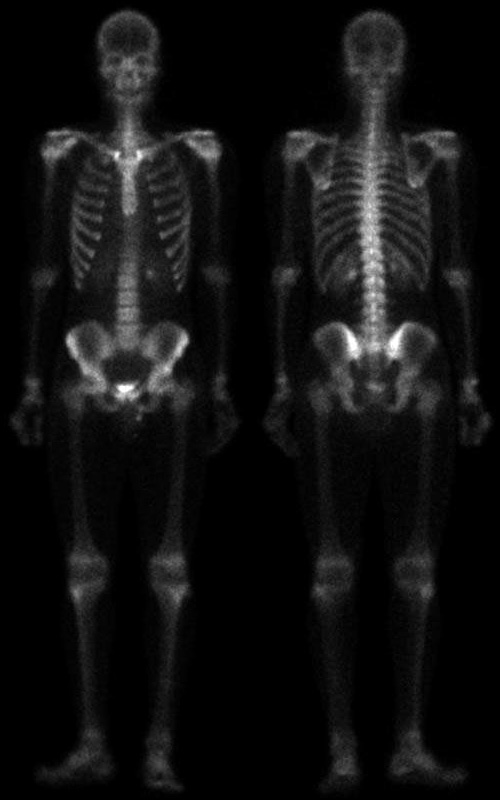
#> input picture Images/skeleton.tif, 500 x 800 px
$ python main.py   (older library calls are emulated)
#> lines starting #> are read from the running program, lines starting #| are printed output that depends on the picture
import cv2
import matplotlib.pyplot as plt
import numpy as np

image = cv2.imread('../Images/skeleton.tif', cv2.IMREAD_GRAYSCALE)
#> image is the input picture: shape (800, 500); min 0, max 255, mean 17.2
laplacian_kernel = np.array([[0, 1, 0], [1, -4, 1], [0, 1, 0]])
laplacian_result = cv2.filter2D(image, -1, laplacian_kernel)
sharpened = cv2.add(image, laplacian_result)
sobelx = cv2.Sobel(image, cv2.CV_64F, 1, 0, ksize=3)
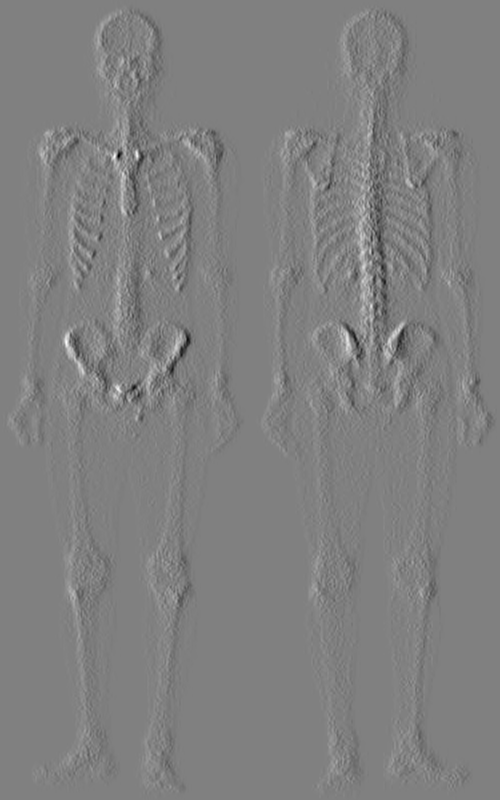
#> sobelx: shape (800, 500) float64; min -393, max 388, mean 0; drawn with min black and max white
sobely = cv2.Sobel(image, cv2.CV_64F, 0, 1, ksize=3)
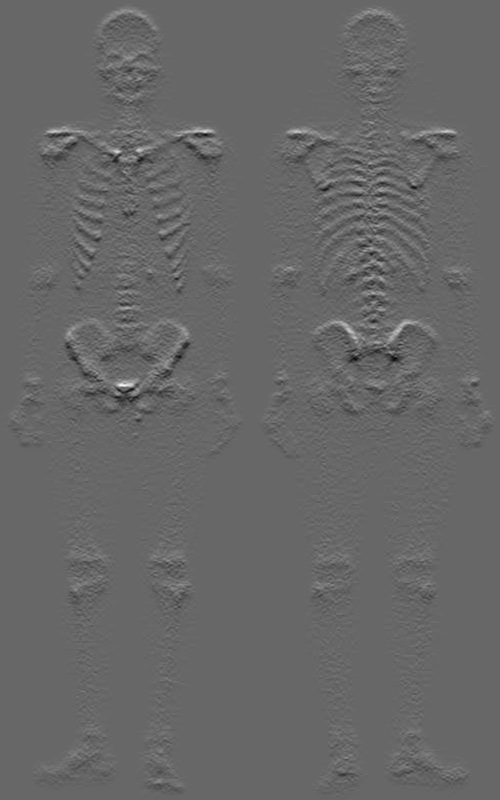
#> sobely: shape (800, 500) float64; min -316, max 459, mean 0; drawn with min black and max white
sobel_result = np.sqrt(sobelx**2 + sobely**2).astype(np.uint8)
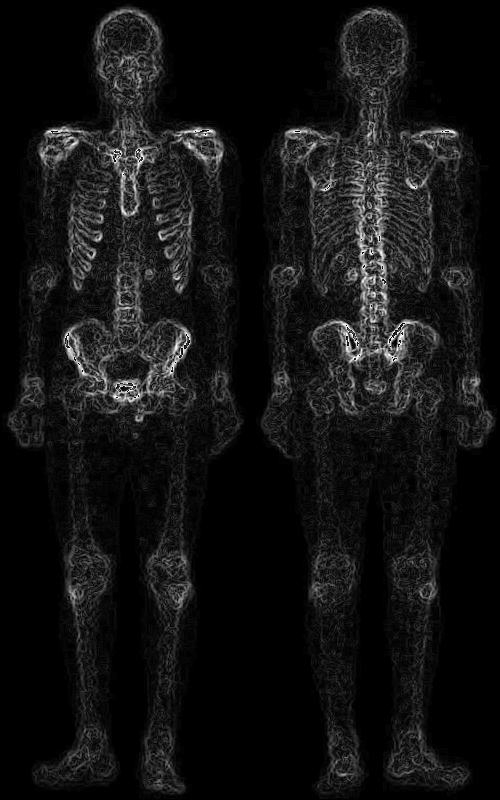
#> sobel_result: shape (800, 500); min 0, max 255, mean 19.1
sobel_avg = cv2.blur(sobel_result, (5, 5))
sub = cv2.subtract(sharpened, sobel_avg)
sharpened_2 = cv2.add(image, sub)
gamma = 4.0
last_result = cv2.pow(sharpened_2 / 255., gamma) * 255
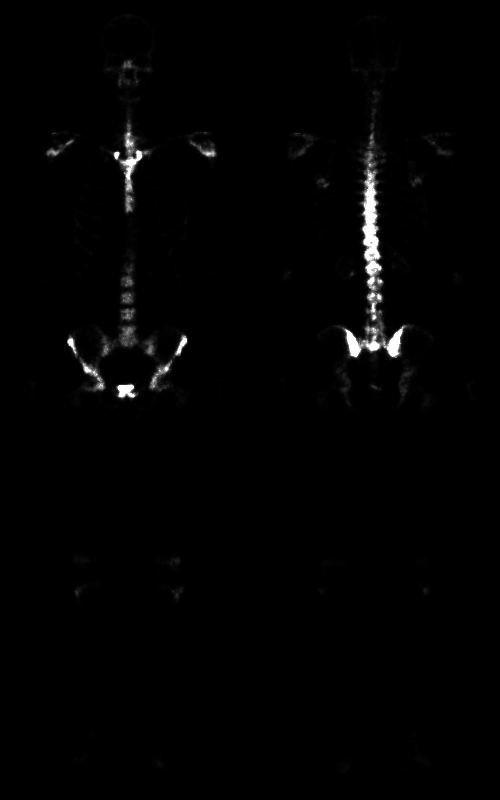
#> last_result: shape (800, 500) float64; min 0, max 255, mean 3
last_result = np.clip(sharpened_2, 0, 255).astype(np.uint8)
r1 = cv2.hconcat([image, laplacian_result,  sobel_avg, sub])
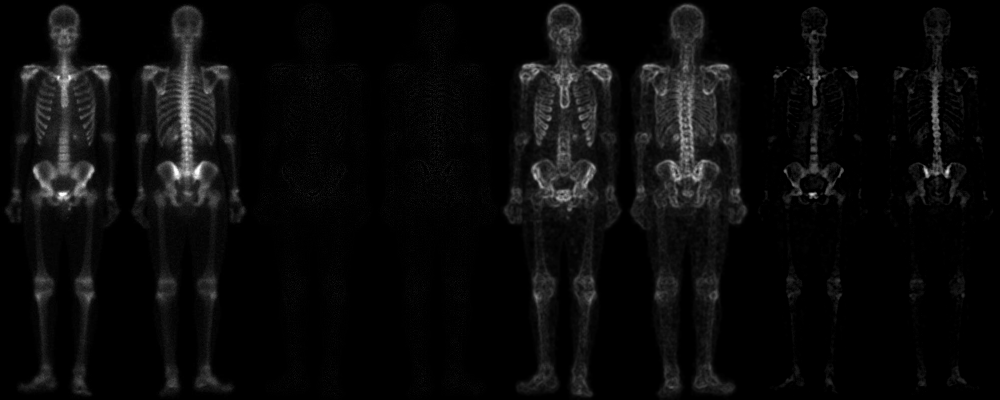
#> r1: shape (800, 2000) (shown at 1/2 size); min 0, max 255, mean 10.4
r2 = cv2.hconcat([sharpened, sobel_result, sharpened_2, last_result])
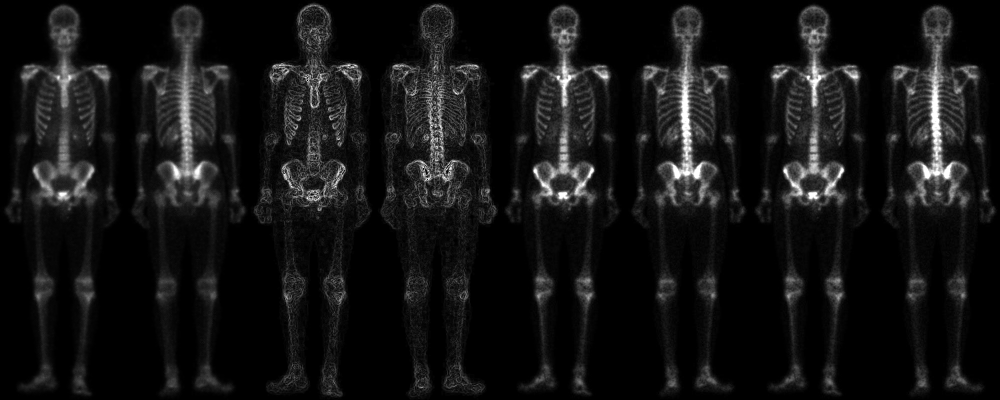
#> r2: shape (800, 2000) (shown at 1/2 size); min 0, max 255, mean 19.7
result = cv2.vconcat([r1,r2])
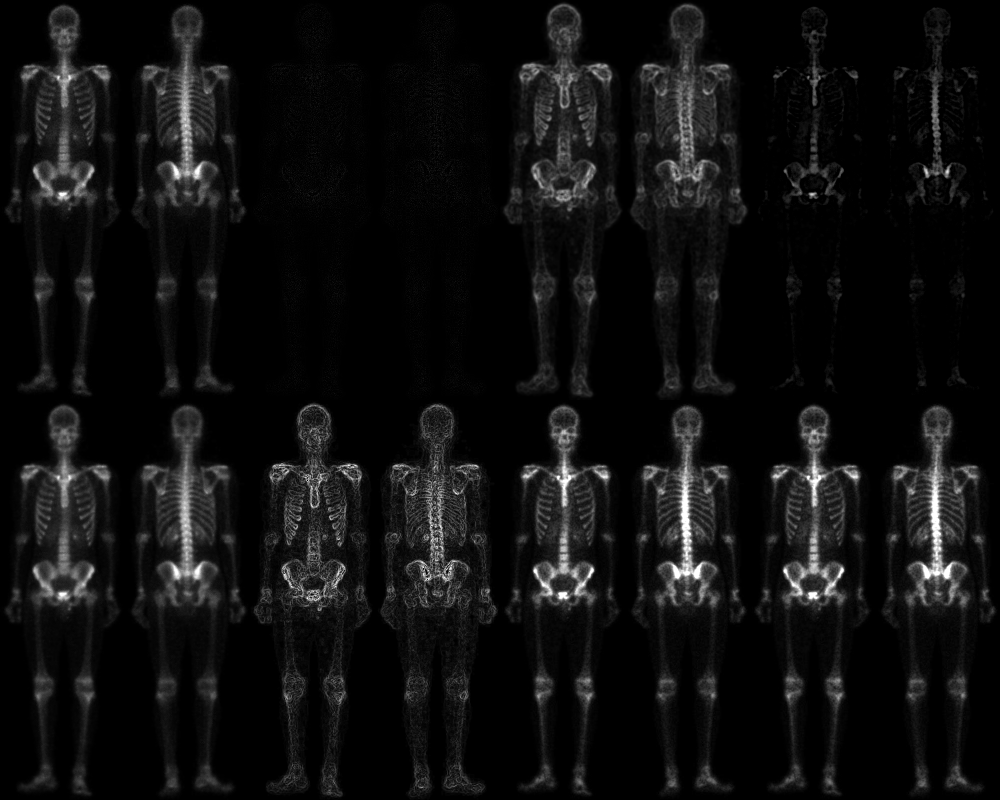
#> result: shape (1600, 2000) (shown at 1/2 size); min 0, max 255, mean 15.1
cv2.imwrite('result.png', result)
comp1 = cv2.subtract(image, last_result)
#> comp1: shape (800, 500); every value is 0
comp2 = cv2.subtract(image, sharpened_2)
comp_result = cv2.hconcat([comp1, comp2])
#> comp_result: shape (800, 1000); every value is 0
cv2.imwrite('comp.png', comp_result)
